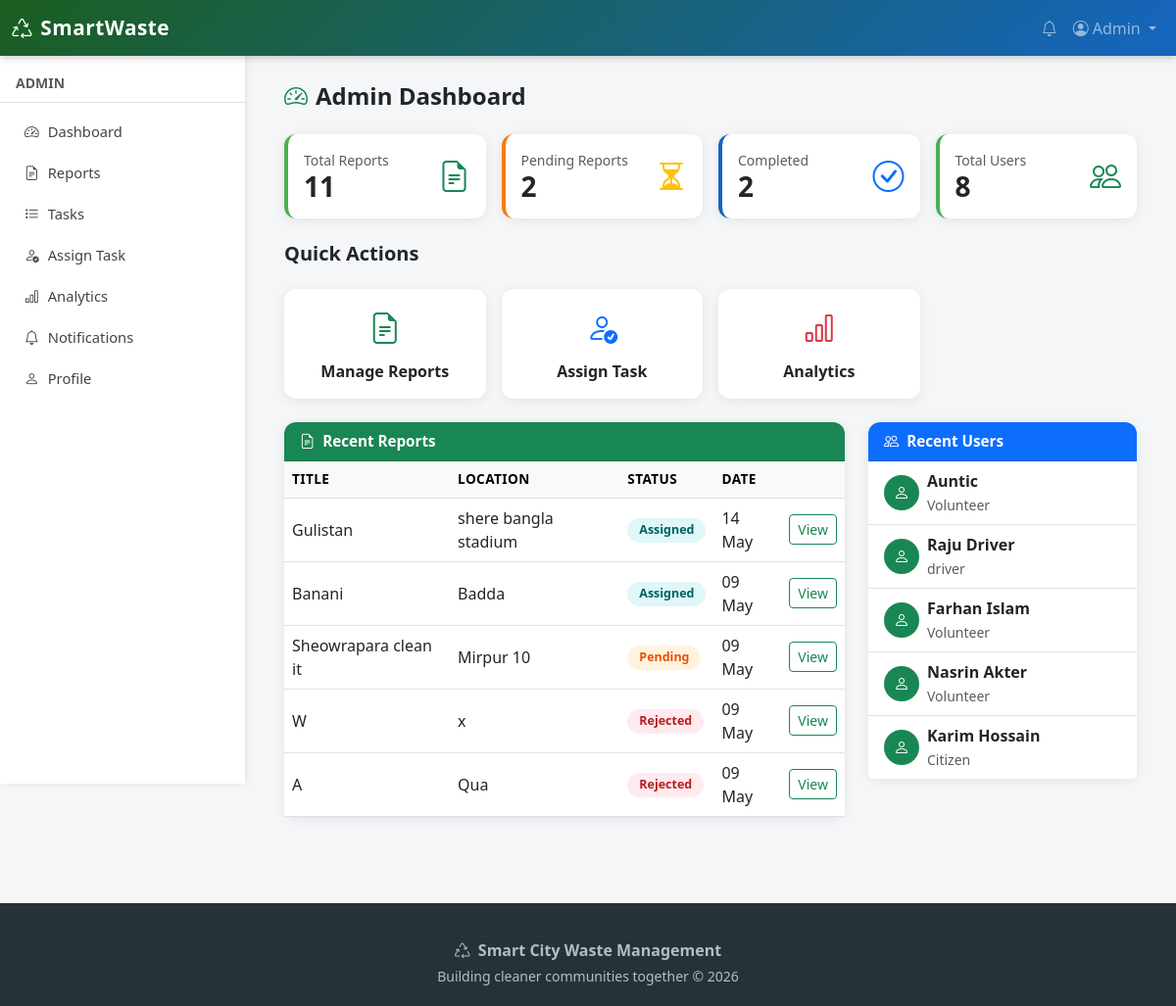
The page /dashboard/ (signed in) on the database its author committed.
### users_app/models.py (models this page shows, shortened)
class User(AbstractBaseUser, PermissionsMixin):
    ROLE_CHOICES = [
        ('citizen', 'Citizen'),
        ('volunteer', 'Volunteer'),
        ('admin', 'Admin'),
    ]
    name = models.CharField(max_length=150)
    email = models.EmailField(unique=True)
    phone = models.CharField(max_length=20, blank=True)
    address = models.TextField(blank=True)
    profile_image = models.ImageField(upload_to='profiles/', blank=True, null=True)
    role = models.CharField(max_length=20, choices=ROLE_CHOICES, default='citizen')
    is_active = models.BooleanField(default=True)
    is_staff = models.BooleanField(default=False)
    date_joined = models.DateTimeField(auto_now_add=True)
    reward_points = models.IntegerField(default=0)
    USERNAME_FIELD = 'email'
    REQUIRED_FIELDS = ['name']
    objects = UserManager()
    class Meta:
        verbose_name = 'User'
        verbose_name_plural = 'Users'

### citizen_reports_app/models.py (models this page shows, shortened)
class WasteReport(models.Model):
    STATUS_CHOICES = [
        ('pending', 'Pending'),
        ('approved', 'Approved'),
        ('assigned', 'Assigned'),
        ('in_progress', 'In Progress'),
        ('completed', 'Completed'),
        ('rejected', 'Rejected'),
    ]
    citizen = models.ForeignKey(settings.AUTH_USER_MODEL, on_delete=models.CASCADE, related_name='reports')
    title = models.CharField(max_length=200)
    description = models.TextField()
    image = models.ImageField(upload_to='reports/', blank=True, null=True)
    location = models.CharField(max_length=300)
    status = models.CharField(max_length=20, choices=STATUS_CHOICES, default='pending')
    report_date = models.DateTimeField(auto_now_add=True)
    approved_by = models.ForeignKey(settings.AUTH_USER_MODEL, on_delete=models.SET_NULL, null=True, blank=True, related_name='approved_reports')
    completion_image = models.ImageField(upload_to='completions/', blank=True, null=True)
    updated_at = models.DateTimeField(auto_now=True)
    class Meta:
        ordering = ['-report_date']
        verbose_name = 'Waste Report'
        verbose_name_plural = 'Waste Reports'

### users_app/views.py (the view, shortened to what this page needs)
# urls.py: path('', views.dashboard_view, name='dashboard'),
@login_required
def dashboard_view(request):
    user = request.user
    context = {'user': user}
    if user.role == 'admin':
        context['total_reports'] = WasteReport.objects.count()
        context['pending_reports'] = WasteReport.objects.filter(status='pending').count()
        context['completed_reports'] = WasteReport.objects.filter(status='completed').count()
        context['total_users'] = User.objects.count()
        context['total_volunteers'] = User.objects.filter(role='volunteer').count()
        context['recent_reports'] = WasteReport.objects.order_by('-report_date')[:5]
        context['recent_users'] = User.objects.order_by('-date_joined')[:5]
        return render(request, 'users_app/admin_dashboard.html', context)

### users_app/templates/users_app/admin_dashboard.html (shortened to what this page needs)
{% extends 'base.html' %}
{% block content %}
<div class="container-fluid">
    <h4 class="fw-bold mb-4"><i class="bi bi-speedometer2 me-2 text-success"></i>Admin Dashboard</h4>
    <div class="row g-3 mb-4">
        <div class="col-sm-6 col-xl-3">
            <div class="card stat-card green p-3">
                <div class="d-flex justify-content-between align-items-center">
                    <div>
                        <div class="text-muted small">Total Reports</div>
                        <h3 class="fw-bold mb-0">{{ total_reports }}</h3>
                    </div>
                    <i class="bi bi-file-earmark-text text-success" style="font-size:2rem;"></i>
                </div>
            </div>
        </div>
        <div class="col-sm-6 col-xl-3">
            <div class="card stat-card orange p-3">
                <div class="d-flex justify-content-between align-items-center">
                    <div>
                        <div class="text-muted small">Pending Reports</div>
                        <h3 class="fw-bold mb-0">{{ pending_reports }}</h3>
                    </div>
                    <i class="bi bi-hourglass-split text-warning" style="font-size:2rem;"></i>
                </div>
            </div>
        </div>
        <div class="col-sm-6 col-xl-3">
            <div class="card stat-card blue p-3">
                <div class="d-flex justify-content-between align-items-center">
                    <div>
                        <div class="text-muted small">Completed</div>
                        <h3 class="fw-bold mb-0">{{ completed_reports }}</h3>
                    </div>
                    <i class="bi bi-check-circle text-primary" style="font-size:2rem;"></i>
                </div>
            </div>
        </div>
        <div class="col-sm-6 col-xl-3">
            <div class="card stat-card green p-3">
                <div class="d-flex justify-content-between align-items-center">
                    <div>
                        <div class="text-muted small">Total Users</div>
                        <h3 class="fw-bold mb-0">{{ total_users }}</h3>
                    </div>
                    <i class="bi bi-people text-success" style="font-size:2rem;"></i>
                </div>
            </div>
        </div>
    </div>
    <div class="row g-3 mb-4">
        <div class="col-12"><h5 class="fw-bold">Quick Actions</h5></div>
        <div class="col-sm-6 col-md-3">
            <a href="{% url 'report_list' %}" class="card p-3 text-center text-decoration-none text-dark h-100 d-block">
                <i class="bi bi-file-earmark-text text-success" style="font-size:2rem;"></i>
                <div class="mt-2 fw-semibold">Manage Reports</div>
            </a>
        </div>
        <div class="col-sm-6 col-md-3">
            <a href="{% url 'task_form' %}" class="card p-3 text-center text-decoration-none text-dark h-100 d-block">
                <i class="bi bi-person-check text-primary" style="font-size:2rem;"></i>
                <div class="mt-2 fw-semibold">Assign Task</div>
            </a>
        </div>
        <div class="col-sm-6 col-md-3">
            <a href="{% url 'analytics_dashboard' %}" class="card p-3 text-center text-decoration-none text-dark h-100 d-block">
                <i class="bi bi-bar-chart text-danger" style="font-size:2rem;"></i>
                <div class="mt-2 fw-semibold">Analytics</div>
            </a>
        </div>
    </div>
    <div class="row g-4">
        <div class="col-md-8">
            <div class="card">
                <div class="card-header bg-success text-white">
                    <i class="bi bi-file-earmark-text me-2"></i>Recent Reports
                </div>
                <div class="card-body p-0">
                    <div class="table-responsive">
                        <table class="table table-hover mb-0">
                            <thead class="table-light">
                                <tr><th>Title</th><th>Location</th><th>Status</th><th>Date</th><th></th></tr>
                            </thead>
                            <tbody>
                                {% for report in recent_reports %}
                                <tr>
                                    <td>{{ report.title|truncatechars:30 }}</td>
                                    <td>{{ report.location|truncatechars:20 }}</td>
                                    <td><span class="status-badge badge-{{ report.status }}">{{ report.get_status_display }}</span></td>
                                    <td>{{ report.report_date|date:"d M" }}</td>
                                    <td><a href="{% url 'report_detail' report.pk %}" class="btn btn-sm btn-outline-success">View</a></td>
                                </tr>
                                {% empty %}
                                <tr><td colspan="5" class="text-center text-muted py-3">No reports yet</td></tr>
                                {% endfor %}
                            </tbody>
                        </table>
                    </div>
                </div>
            </div>
        </div>
        <div class="col-md-4">
            <div class="card">
                <div class="card-header bg-primary text-white">
                    <i class="bi bi-people me-2"></i>Recent Users
                </div>
                <div class="list-group list-group-flush">
                    {% for u in recent_users %}
                    <div class="list-group-item d-flex align-items-center gap-2">
                        <div class="rounded-circle bg-success d-flex align-items-center justify-content-center" style="width:36px;height:36px;min-width:36px;">
                            <i class="bi bi-person text-white"></i>
                        </div>
                        <div>
                            <div class="fw-semibold">{{ u.name }}</div>
                            <small class="text-muted">{{ u.get_role_display }}</small>
                        </div>
                    </div>
                    {% empty %}
                    <div class="list-group-item text-muted text-center py-3">No users yet</div>
                    {% endfor %}
                </div>
            </div>
        </div>
    </div>
</div>
{% endblock %}

### templates/base.html (shortened to what this page needs)
{% load static %}
<!DOCTYPE html>
<html lang="en">
<head>
    <link href="https://cdn.jsdelivr.net/npm/bootstrap@5.3.0/dist/css/bootstrap.min.css" rel="stylesheet">
    <link href="https://cdn.jsdelivr.net/npm/bootstrap-icons@1.10.0/font/bootstrap-icons.css" rel="stylesheet">
    <link href="{% static 'css/style.css' %}" rel="stylesheet">
</head>
<body>
<nav class="navbar navbar-expand-lg navbar-dark fixed-top">
    <div class="container-fluid">
        <a class="navbar-brand" href="{% url 'home' %}">
            <i class="bi bi-recycle me-2"></i>SmartWaste
        </a>
        <div class="collapse navbar-collapse" id="navbarNav">
            <ul class="navbar-nav ms-auto align-items-center">
                {% if user.is_authenticated %}
                <li class="nav-item">
                    <a class="nav-link" href="{% url 'notification_list' %}">
                        <i class="bi bi-bell"></i>
                    </a>
                </li>
                <li class="nav-item dropdown">
                    <a class="nav-link dropdown-toggle" href="#" data-bs-toggle="dropdown">
                        <i class="bi bi-person-circle me-1"></i>{{ user.name }}
                    </a>
                </li>
                {% else %}
                <li class="nav-item"><a class="nav-link" href="{% url 'login' %}">Login</a></li>
                <li class="nav-item"><a class="nav-link btn btn-light text-dark px-3 ms-2" href="{% url 'register' %}">Register</a></li>
                {% endif %}
            </ul>
        </div>
    </div>
</nav>
{% if user.is_authenticated %}
<div class="sidebar pt-3">
    <div class="px-3 pb-2 mb-2 border-bottom">
        <small class="text-muted text-uppercase fw-bold">{{ user.get_role_display }}</small>
    </div>
    <ul class="nav flex-column">
        <li class="nav-item"><a class="nav-link" href="{% url 'dashboard' %}"><i class="bi bi-speedometer2"></i>Dashboard</a></li>
        <li class="nav-item"><a class="nav-link" href="{% url 'report_list' %}"><i class="bi bi-file-earmark-text"></i>Reports</a></li>
        {% if user.role == 'admin' %}
        <li class="nav-item"><a class="nav-link" href="{% url 'task_list' %}"><i class="bi bi-list-task"></i>Tasks</a></li>
        <li class="nav-item"><a class="nav-link" href="{% url 'task_form' %}"><i class="bi bi-person-check"></i>Assign Task</a></li>
        <li class="nav-item"><a class="nav-link" href="{% url 'analytics_dashboard' %}"><i class="bi bi-bar-chart"></i>Analytics</a></li>
        {% endif %}
        <li class="nav-item"><a class="nav-link" href="{% url 'notification_list' %}"><i class="bi bi-bell"></i>Notifications</a></li>
        <li class="nav-item"><a class="nav-link" href="{% url 'profile' %}"><i class="bi bi-person"></i>Profile</a></li>
    </ul>
</div>
<div class="main-content">
{% else %}
<div class="pt-5 mt-3">
{% endif %}
    {% block content %}{% endblock %}
</div>
<footer>
    <div class="container text-center">
        <p class="mb-1"><i class="bi bi-recycle me-2"></i><strong>Smart City Waste Management</strong></p>
        <p class="small mb-0">Building cleaner communities together &copy; 2026</p>
    </div>
</footer>
</body>
</html>

### static/css/style.css (style rules this page uses)
:root { --primary: #2e7d32; --primary-light: #4caf50; --primary-dark: #1b5e20; --secondary: #1565c0; --accent: #f57c00; --danger: #c62828; --bg: #f4f6f8; --card-shadow: 0 2px 12px rgba(0,0,0,0.08); }
body { background: var(--bg); font-family: 'Segoe UI', Tahoma, Geneva, Verdana, sans-serif; }
a { text-decoration: none; }
.navbar { background: linear-gradient(135deg, var(--primary-dark) 0%, var(--secondary) 100%) !important; box-shadow: 0 2px 8px rgba(0,0,0,0.2); }
.navbar-brand { font-weight: 800; font-size: 1.3rem; letter-spacing: 0.5px; }
.sidebar { width: 250px; min-height: calc(100vh - 56px); background: #ffffff; box-shadow: 2px 0 8px rgba(0,0,0,0.07); position: fixed; top: 56px; left: 0; z-index: 99; overflow-y: auto; }
.sidebar .nav-link { color: #444; padding: 10px 22px; border-left: 3px solid transparent; transition: all 0.2s ease; font-size: 0.92rem; }
.sidebar .nav-link i { margin-right: 9px; width: 18px; text-align: center; }
.main-content { margin-left: 250px; margin-top: 56px; padding: 28px; min-height: calc(100vh - 56px); }
.card { border: none; border-radius: 12px; box-shadow: var(--card-shadow); transition: transform 0.15s ease, box-shadow 0.15s ease; }
.card-header { border-radius: 12px 12px 0 0 !important; font-weight: 600; font-size: 0.95rem; }
.stat-card { border-left: 4px solid #ddd; }
.stat-card.green { border-left-color: var(--primary-light); }
.stat-card.blue { border-left-color: var(--secondary); }
.stat-card.orange { border-left-color: var(--accent); }
.status-badge { display: inline-block; padding: 3px 12px; border-radius: 20px; font-size: 0.78rem; font-weight: 600; }
.badge-pending { background: #fff3e0; color: #e65100; }
.badge-assigned { background: #e0f7fa; color: #006064; }
.badge-rejected { background: #ffebee; color: #b71c1c; }
.table th { font-weight: 600; font-size: 0.85rem; text-transform: uppercase; letter-spacing: 0.4px; }
.table td { vertical-align: middle; }
footer { background: #263238; color: #b0bec5; padding: 36px 0 20px; margin-top: 60px; }

### rows shown on the page
User: name "Admin", role "ADMIN"
WasteReport: title "Gulistan", location "shere bangla stadium", status "Assigned", report_date "14 May"
WasteReport: title "Banani", location "Badda", status "Assigned", report_date "09 May"
WasteReport: title "Sheowrapara clean it", location "Mirpur 10", status "Pending", report_date "09 May"
WasteReport: title "W", location "x", status "Rejected", report_date "09 May"
WasteReport: title "A", location "Qua", status "Rejected", report_date "09 May"
User: name "Auntic", role "Volunteer"
User: name "Raju Driver", role "driver"
User: name "Farhan Islam", role "Volunteer"
User: name "Nasrin Akter", role "Volunteer"
User: name "Karim Hossain", role "Citizen"

### other values the page prints
{{ total_reports }} "11"
{{ pending_reports }} "2"
{{ completed_reports }} "2"
{{ total_users }} "8"
